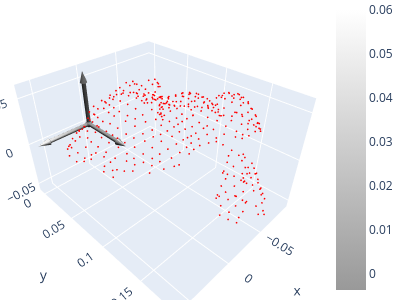

The cell this chart's notebook holds for it:
### Markdown cell above
**Exercício 02:** Uma nuvem de pontos que representa uma reconstrução 3D:

### Code cell
import os
import wget
import open3d as o3d
import numpy as np

sample = "data/bunny.pcd"

if os.path.exists(sample):
    print("O arquivo 'bunny.pcd' já existe. Pulando download.")
else:
    url = 'https://raw.githubusercontent.com/PointCloudLibrary/pcl/master/test/bunny.pcd'
    print(f"Baixando o arquivo 'bunny.pcd' de {url}...")
    wget.download(url, sample)
    print("Download concluído.")

pcd = o3d.io.read_point_cloud(sample)
xyz = np.asarray(pcd.points)
print("XYZ:\n",xyz)

eixos = o3d.geometry.TriangleMesh.create_coordinate_frame(size=0.06, origin=[0,0,0])
o3d.visualization.draw_plotly([eixos,pcd], width=400, height=300)

### Figure 1 — Plotly figure (JSON) as saved in the notebook; plotly's stock layout.template omitted (floating-point values rounded to 4 significant figures; data arrays with more than 128 entries replaced by an {"elided": "..."} marker saying what was removed)
{"data": [{"colorscale": [[0, "rgb(153, 153, 153)"], [1, "rgb(255,255,255)"]], "flatshading": true, "i": {"elided": "2240 int values"}, "intensity": {"elided": "1134 float values"}, "j": {"elided": "2240 int values"}, "k": {"elided": "2240 int values"}, "lighting": {"ambient": 0.18, "diffuse": 1, "facenormalsepsilon": 1e-15, "fresnel": 0.1, "roughness": 0.05, "specular": 1, "vertexnormalsepsilon": 1e-15}, "lightposition": {"x": 100, "y": 200, "z": 0}, "type": "mesh3d", "x": {"elided": "1134 float values"}, "y": {"elided": "1134 float values"}, "z": {"elided": "1134 float values"}}, {"marker": {"color": {"elided": "397x3 float values"}, "size": 1}, "mode": "markers", "type": "scatter3d", "x": {"elided": "397 float values"}, "y": {"elided": "397 float values"}, "z": {"elided": "397 float values"}}], "layout": {"height": 300, "margin": {"b": 0, "l": 0, "r": 0, "t": 0}, "scene": {"camera": {"center": {"x": 0, "y": 0, "z": 0}, "up": {"x": 0, "y": 0, "z": 1}}}, "showlegend": false, "width": 400}}
